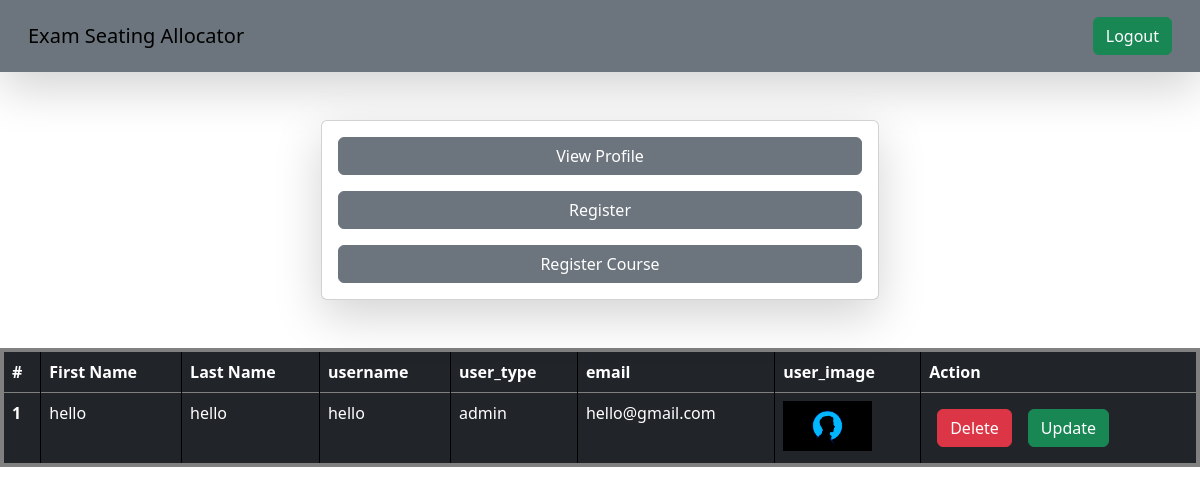
/admin_home/ (signed in), run on an earlier commit of the app's database.
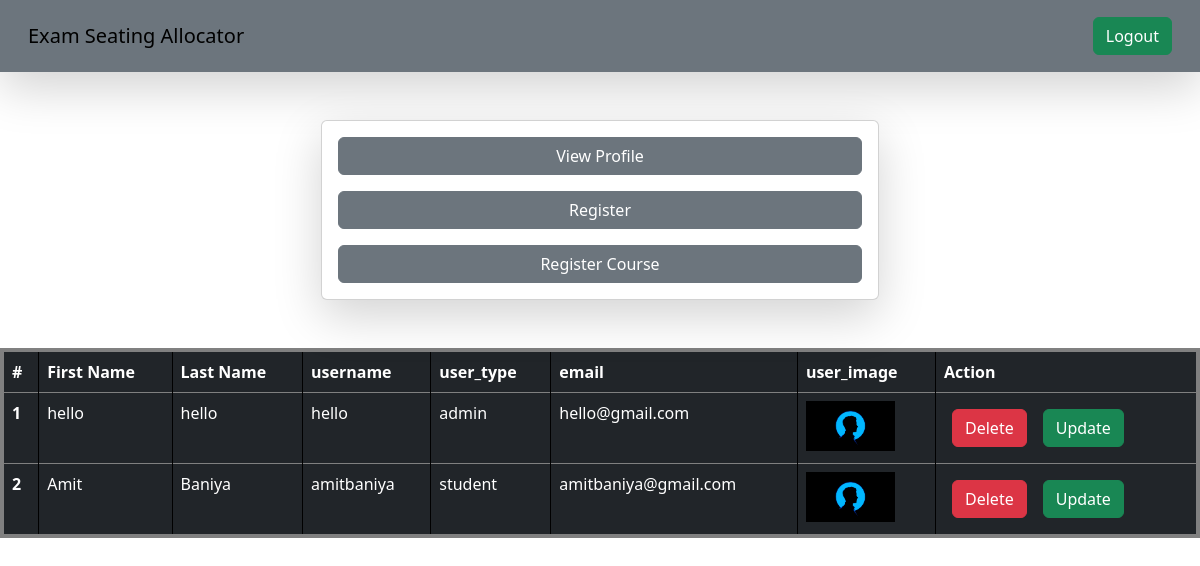
And on a later commit of the database.
### api/models.py (models this page shows)
class User(AbstractUser):
    user_type = models.CharField(max_length=20, choices=USER_TYPES)
    user_image = models.ImageField(
        upload_to="Users",
    )
    groups = models.ManyToManyField(Group, related_name="api_users")
    user_permissions = models.ManyToManyField(Permission, related_name="api_users")

### api/views.py (the view)
# urls.py: path("admin_home/", admin_home, name="admin_home"),
@login_required(login_url="login_page")
def admin_home(request):
    current_user = request.user
    queryset = User.objects.exclude(id=current_user.id)
    context = {"AllUsers": queryset, "homeurl": "admin_home"}
    return render(request, "adminHome.html", context)

### api/templates/adminHome.html (shortened to what this page needs)
{%extends "base.html"%} {%block start%}
<div class="container mt-5">
  <form
    class="col-6 mx-auto card p-3 shadow-lg"
    method="post"
    enctype="multipart/form-data"
  >
     <a
      href="/admin_view_profile/"
      class="btn btn-secondary mb-3"
      role="button"
      >View Profile</a
    >
    <a
      href="/register/"
      class="btn btn-secondary"
      role="button"
      >Register</a
    >
    <a
      href="/register_course/"
      class="btn btn-secondary mt-3"
      role="button"
      >Register Course</a
    >
    </form>
</div>
    <table class="table table-dark table-bordered mt-5" style="border-width:4px; border-color:grey;">
  <thead>
    <tr>
      <th scope="col">#</th>
      <th scope="col">First Name</th>
      <th scope="col">Last Name</th>
      <th scope="col">username</th>
      <th scope="col">user_type</th>
      <th scope="col">email</th>
      <th scope="col">user_image</th>
      <th scope="col">Action</th>
    </tr>
  </thead>
  <tbody >
    {%for user in AllUsers%}
    <tr>
      <th scope="row">{{forloop.counter}}</th>
      <td>{{user.first_name}}</td>
      <td>{{user.last_name}}</td>
      <td>{{user.username}}</td>
      <td>{{user.user_type}}</td>
      <td>{{user.email}}</td>
      <td>
        <img src="/media/{{user.user_image}}" style="height: 50px" />
      </td>
      <td>
        <a href="/delete_user/{{user.id}}" class="btn btn-danger m-2">Delete</button>
          <a href="/update_user/{{user.id}}" class="btn btn-success m-2">Update</button>
      </td>
    </tr>
    {%endfor%}
  </tbody>
</table>
    {%endblock%}

### api/templates/base.html (shortened to what this page needs)
<!DOCTYPE html>
<html>
  <head>
    {% load static %}
    <link
      href="https://cdn.jsdelivr.net/npm/bootstrap@5.3.1/dist/css/bootstrap.min.css"
      rel="stylesheet"
    />
  </head>
  <body>
    <nav class="navbar dark p-3 bg-secondary shadow-lg">
      <div class="container-fluid">
        <a href="/{{homeurl}}/" class="navbar-brand">Exam Seating Allocator</a>
        <form class="d-flex" role="search">
          {%if request.user.is_authenticated%}
          <a href="/logout/" class="btn btn-success" type="submit">Logout</a>
          {%else%}
          <a href=" {% url 'login_page'%}" class="btn btn-success" type="submit"
            >Login</a
          >
          {%endif%}
        </form>
      </div>
    </nav>
    {% block start %} {% endblock %}
  </body>
</html>

### api/templates/base.html (style rules this page uses)
table, th, td { border: 1px solid black; }

What changed in the data, as far as the page shows it:
added User: first_name "Amit", last_name "Baniya", username "amitbaniya", user_type "student", email "amitbaniya@gmail.com", user_image (placeholder picture)
